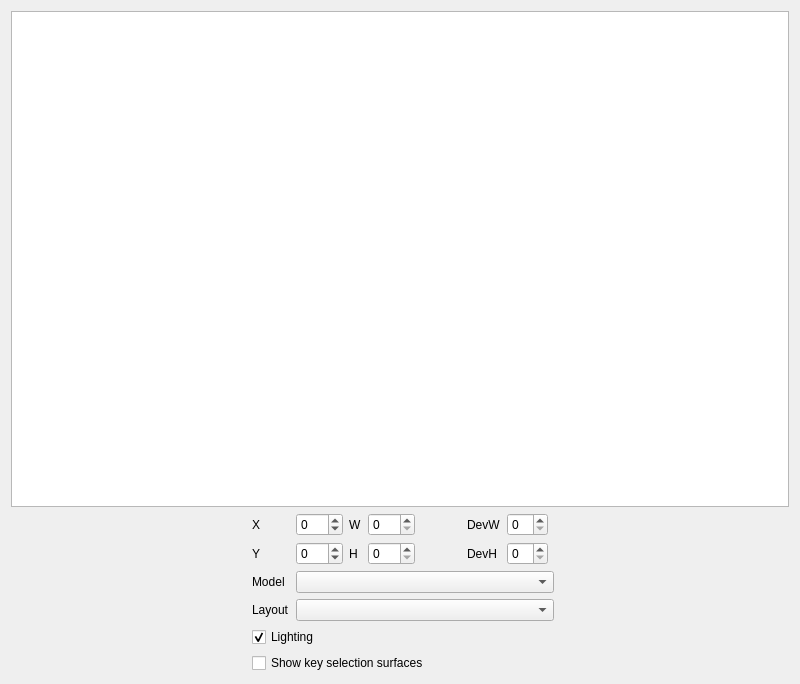
<?xml version="1.0" encoding="UTF-8"?>
<ui version="4.0">
 <class>KeyWidgetDebugger</class>
 <widget class="QWidget" name="KeyWidgetDebugger">
  <property name="geometry">
   <rect>
    <x>0</x>
    <y>0</y>
    <width>800</width>
    <height>684</height>
   </rect>
  </property>
  <property name="windowTitle">
   <string>KeyWidgetDebugger</string>
  </property>
  <layout class="QGridLayout" name="gridLayout_2" columnstretch="1,0,0,0,0,0,0,0,0,0,1">
   <item row="3" column="0">
    <spacer name="horizontalSpacer">
     <property name="orientation">
      <enum>Qt::Horizontal</enum>
     </property>
     <property name="sizeHint" stdset="0">
      <size>
       <width>40</width>
       <height>20</height>
      </size>
     </property>
    </spacer>
   </item>
   <item row="3" column="5">
    <widget class="QSpinBox" name="h">
     <property name="maximum">
      <number>200</number>
     </property>
    </widget>
   </item>
   <item row="3" column="4">
    <widget class="QLabel" name="label_5">
     <property name="text">
      <string>H</string>
     </property>
    </widget>
   </item>
   <item row="1" column="0" colspan="11">
    <widget class="QListWidget" name="keyList"/>
   </item>
   <item row="6" column="2">
    <widget class="QLabel" name="label">
     <property name="text">
      <string>Model</string>
     </property>
    </widget>
   </item>
   <item row="2" column="5">
    <widget class="QSpinBox" name="w">
     <property name="maximum">
      <number>200</number>
     </property>
    </widget>
   </item>
   <item row="7" column="3" colspan="7">
    <widget class="QComboBox" name="layoutComboBox"/>
   </item>
   <item row="3" column="10">
    <spacer name="horizontalSpacer_2">
     <property name="orientation">
      <enum>Qt::Horizontal</enum>
     </property>
     <property name="sizeHint" stdset="0">
      <size>
       <width>40</width>
       <height>20</height>
      </size>
     </property>
    </spacer>
   </item>
   <item row="0" column="0" colspan="11">
    <layout class="QVBoxLayout" name="verticalLayout"/>
   </item>
   <item row="3" column="3">
    <widget class="QSpinBox" name="y">
     <property name="minimum">
      <number>-50</number>
     </property>
     <property name="maximum">
      <number>300</number>
     </property>
    </widget>
   </item>
   <item row="2" column="6">
    <spacer name="horizontalSpacer_3">
     <property name="orientation">
      <enum>Qt::Horizontal</enum>
     </property>
     <property name="sizeType">
      <enum>QSizePolicy::MinimumExpanding</enum>
     </property>
     <property name="sizeHint" stdset="0">
      <size>
       <width>40</width>
       <height>20</height>
      </size>
     </property>
    </spacer>
   </item>
   <item row="3" column="2">
    <widget class="QLabel" name="label_6">
     <property name="text">
      <string>Y</string>
     </property>
    </widget>
   </item>
   <item row="2" column="3">
    <widget class="QSpinBox" name="x">
     <property name="minimum">
      <number>-50</number>
     </property>
     <property name="maximum">
      <number>300</number>
     </property>
    </widget>
   </item>
   <item row="8" column="2" colspan="8">
    <widget class="QCheckBox" name="lightingCheckBox">
     <property name="text">
      <string>Lighting</string>
     </property>
     <property name="checked">
      <bool>true</bool>
     </property>
    </widget>
   </item>
   <item row="9" column="2" colspan="8">
    <widget class="QCheckBox" name="showSelectionSurfaces">
     <property name="text">
      <string>Show key selection surfaces</string>
     </property>
    </widget>
   </item>
   <item row="6" column="3" colspan="7">
    <widget class="QComboBox" name="modelComboBox"/>
   </item>
   <item row="2" column="2">
    <widget class="QLabel" name="label_3">
     <property name="text">
      <string>X</string>
     </property>
    </widget>
   </item>
   <item row="2" column="4">
    <widget class="QLabel" name="label_4">
     <property name="text">
      <string>W</string>
     </property>
    </widget>
   </item>
   <item row="7" column="2">
    <widget class="QLabel" name="label_2">
     <property name="text">
      <string>Layout</string>
     </property>
    </widget>
   </item>
   <item row="2" column="7">
    <widget class="QLabel" name="label_7">
     <property name="text">
      <string>DevW</string>
     </property>
    </widget>
   </item>
   <item row="3" column="7">
    <widget class="QLabel" name="label_8">
     <property name="text">
      <string>DevH</string>
     </property>
    </widget>
   </item>
   <item row="2" column="8">
    <widget class="QSpinBox" name="devw"/>
   </item>
   <item row="3" column="8">
    <widget class="QSpinBox" name="devh"/>
   </item>
  </layout>
 </widget>
 <resources/>
 <connections/>
</ui>
